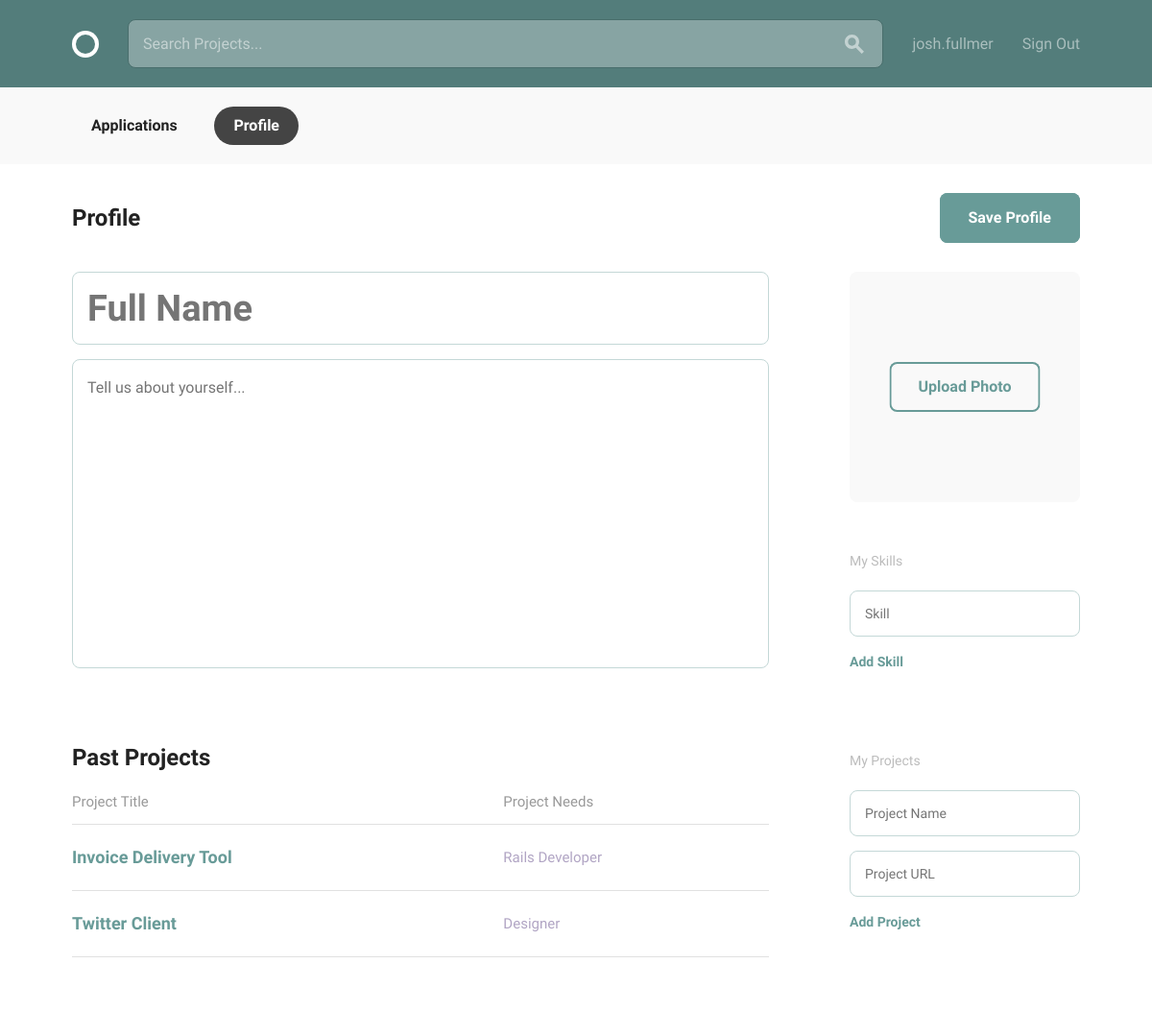
Page /user/profile/edit (signed in) on the earlier database version.
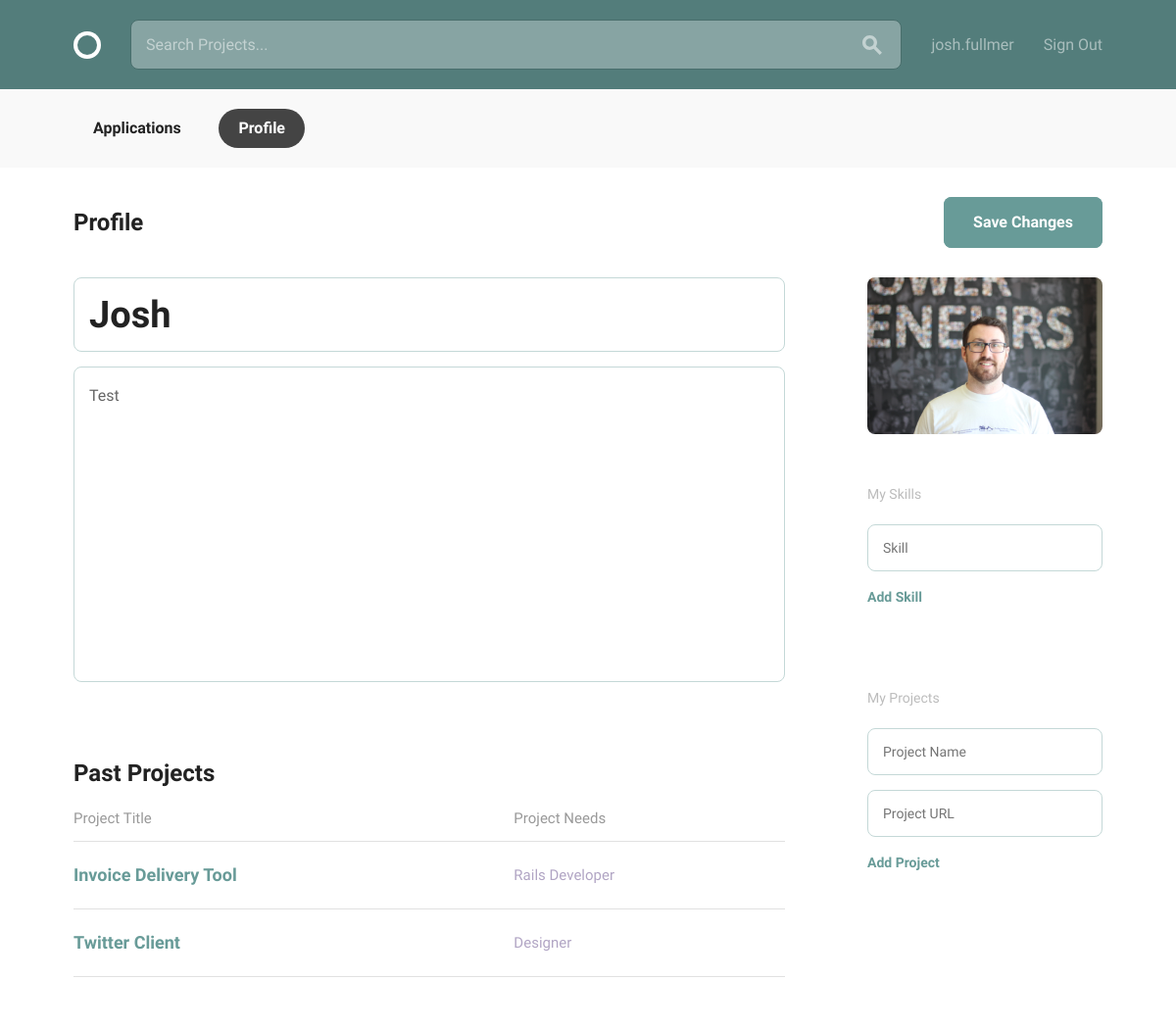
Same page on the later database version.
### teams/models.py (models this page shows)
class UserProfile(models.Model):
    user = models.OneToOneField(
        User,
        related_name="profile",
        on_delete=models.CASCADE)
    full_name = models.CharField(max_length=100)
    description = models.TextField()
    avatar = models.ImageField(default='', upload_to='./avatars')

### teams/views.py (the view, shortened to what this page needs)
# urls.py: path('user/profile/edit', views.profile_edit, name='profile_edit'),
@login_required
def profile_edit(request):
    new = True
    try:
        profile = models.UserProfile.objects.get(user=request.user)
        new = False
    except ObjectDoesNotExist:
        profile = None
    form = forms.UserProfileForm(instance=profile)
    skill_formset = forms.SkillFormSet(instance=request.user)
    other_project_formset = forms.OtherProjectFormSet(instance=request.user)
    return render(
        request,
        'teams/profile_edit.html',
        {'selected': 'profile',
         'form': form,
         'new': new,
         'skill_formset': skill_formset,
         'other_project_formset': other_project_formset})

### teams/forms.py
class UserProfileForm(forms.ModelForm):
    full_name = forms.CharField(
        label='',
        required=False,
        widget=TextInput(attrs={'placeholder': 'Full Name'}))
    description = forms.CharField(
        label='',
        required=False,
        widget=Textarea(attrs={'placeholder': 'Tell us about yourself...'}))
    avatar = forms.FileInput()
    class Meta:
        model = models.UserProfile
        fields = ['full_name', 'description', 'avatar']

### teams/templatetags/team_extras.py (called while the page is built)
@register.filter(name='cssclass')
def cssclass(field, css):
    return field.as_widget(attrs={"class": css})

### teams/templates/teams/profile_edit.html (shortened to what this page needs)
{% extends "teams/account.html" %}
{% load team_extras %}
{% block account_tab %}
<div class="bounds circle--page">
    <form method="POST" action="{% url 'teams:profile_edit' %}" enctype="multipart/form-data">
        <div class="circle--page--header circle--fluid">
            <div class="circle--fluid--cell circle--fluid--primary">
                <h2>Profile</h2>
            </div>
            <div class="circle--fluid--cell circle--fluid--secondary">
                <input type="submit" class="button button-primary icon-on-left" value="Save {% if new %}Profile{% else %}Changes{% endif %}">
            </div>
        </div>
        <div class="grid-70">
            {{ form.full_name|cssclass:'circle--input--h1'}}
            <div class="circle--article--body">
                {{ form.description }}
            </div>
            <h2>Past Projects</h2>
            <table class="u-full-width circle--table">
                <thead>
                    <tr>
                    <th>Project Title</th>
                    <th class="circle--cell--right">Project Needs</th>
                    </tr>
                </thead>
                <tbody>
                    <tr class="clickable-row" data-href="project.html">
                        <td>
                            <h3>Invoice Delivery Tool</h3>
                        </td>
                        <td class="circle--cell--right">
                            <span class="secondary-label">Rails Developer</span>
                        </td>
                    </tr>
                    <tr class="clickable-row" data-href="project.html">
                        <td>
                            <h3>Twitter Client</h3>
                        </td>
                        <td class="circle--cell--right">
                            <span class="secondary-label">Designer</span>
                        </td>
                    </tr>
                </tbody>
            </table>
        </div>
        <div class="grid-25 grid-push-5">
            <div class="circle--secondary--module">
                <div class="circle--primary--avatar{% if form.instance.pk and form.instance.avatar %} avatar-edit{% endif %}">
                {% if form.instance.pk and form.instance.avatar %}
                    <img class="profile-pic" src="{{ form.instance.avatar.url }}" >
                {% else %}
                    <a class="button">
                    Upload Photo
                    </a>
                {% endif %}
                </div>
            </div>
            <div class="circle--secondary--module">
                <h4>My Skills</h4>
                <ul class="circle--clone--list">
                    {% for f in skill_formset %}
                    <li>
                        {{ f.name }}
                        <a class="circle--clone--add">Add Skill</a>
                    </li>
                    {% endfor %}
                </ul>
            </div>
            <div class="circle--secondary--module">
                <h4>My Projects</h4>
                <ul class="circle--clone--list">
                    {% for f in other_project_formset %}
                    <li>
                        {{ f.name }}
                        {{ f.url }}
                        <a class="circle--clone--add">Add Project</a>
                    </li>
                    {% endfor %}
                </ul>
            </div>
        </div>
</form>
</div>
{% endblock %}

Differences in the rows shown:
added UserProfile: full_name "Josh", description "Test", instance.avatar (picture)
Other differences:
form field if: "Save Profile" → "Save Changes"
text no longer shown: "Upload Photo"
